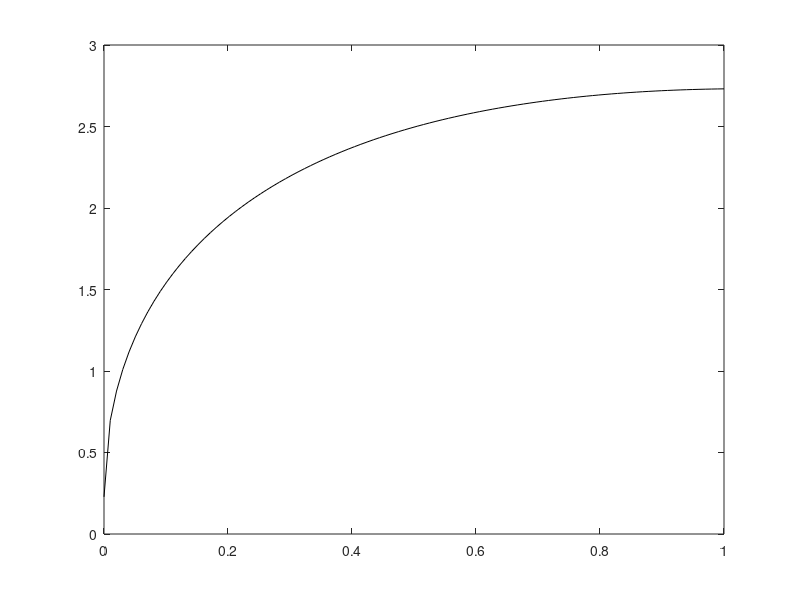

Write the MATLAB code that produced this figure. (Note: this script raises an error after producing the figure.)
% ------------------------------------------------------------------------
% Script name: Functions for evaporation Module in DRUTES
% Purpose of script: Debugging the Evaporation module in Drutes
% Author: Juliana Arbelaez Gaviria
% Date Created: 2020-01-14
% Copyright (c) Juliana Arbelaez Gaviria, 2020
% Email: arbelaez@fzp.czu.cz
% ------------------------------------------------------------------------
% Notes:Debugging the Evaporation Module of Drutes
% ------------------------------------------------------------------------
%%Auxiliar functions of the Model

%Relative Humidity [-]
%temperature[K]
T = linspace(273.15, 373.15);
h = linspace(-100,0);
[T,h] = meshgrid(T,h);
MolWat = 0.018615;
gravity = 9.18;
R_gas = 8.314;
rh_fnc = @(T,h) exp ((h.*MolWat.*gravity)./(R_gas.*T));
rh = rh_fnc(T,h);
mesh(T, h, rh)

%%
%Saturated vapor density [kg/m^3]
%temp [°C]
%temp = linspace(0,100);
temp = 25;
T = temp + 273.15;
rho_sv_fnc = @(T) 1e-3.*(exp(31.3716 - (6014.79./T) - 7.92495e-3.*T))./T;
rho_sv = rho_sv_fnc(T)
plot(temp, rho_sv,'k');

%%
%Derivative Saturated vapor density [kg/m^3 K]
%temp [°C]
temp = linspace(1,100);
T = temp + 273.15;
drho_sv_dT_fnc = @(T) exp(- 7.92495e-3.*T - (6014.79./T)).*((-3.33818e8.*T - 4.2122e10).*T + 2.53357e14).*(1./T.^3);
drho_sv_dT = drho_sv_dT_fnc(T);
plot(temp, drho_sv_dT,'k')
%%
%Water liquid density[kg/m^3]
%temp [°C]
T = linspace(1,100);
rho_l_fnc = @(T) (1000.0 - 7.37e-3*(T - 4.0).^2 + 3.79e-5*(T -4.0).^3);
rho_l = rho_l_fnc(T);
plot(T, rho_l,'k')
%%
%Specific Latent heat  [Jkg^-1]
%temp [°C]
temp = linspace(1,100);
latent_heat_fnc = @(temp) 2.501e-6 - 2369.2*temp;
latent_heat = latent_heat_fnc(temp);
plot(temp, latent_heat, 'k')
%%
%Surface tension [g/s^2]
%temp [°C]
temp = linspace(1,100);
surf_tension_soilwat = 75.6 - 0.1425*temp - 2.38e-4*temp.^2;
plot(temp, surf_tension_soilwat,'k')
%%
%Derivative of Surface tension [g/s^2 ºC]
%temp [°C]
temp = linspace(1,100);
dsurf_tension_soilwat_dT_fnc = @(temp) (- 0.1425 - 4.76e-4*temp);
dsurf_tension_soilwat_dT = dsurf_tension_soilwat_dT_fnc(temp);
plot(temp,dsurf_tension_soilwat_dT,'k')
%%
%thermal conductivity  [Wm^-1 C°^-1]]
%theta_l [-]
b1 = 0.228;
b2 = -2.406;
b3 = 4.909;
theta_l = linspace(0,1);
thermal_conduc  = @(theta_l) b1 + b2*theta_l + b3*theta_l.^0.5;
kappa = thermal_conduc(theta_l);
plot(theta_l, kappa,'k')
%%
%Vapor Difussivity in soil  [m^2/s]
%theta_l [-]
theta_l = linspace(0,1);
temp = linspace(1,100);
T = temp + 273.15;
theta_air = 1 - theta_l;
%theta_sat = 0.5;
tor = tortuosity(theta_air);
vapor_diff_air = vapor_diff_air_fnc(T);
vapor_diff_soil = tor.*theta_air.*vapor_diff_air;
plot(theta_l,vapor_diff_soil,'k')
%%
%Tortuosity factor in gaseous phase [-]
%theta_l [-]
theta_l = linspace(0,1);
theta_air = 1 - theta_l;
theta_sat = 0.5;
tortuosity = @(theta_air) ((theta_air).^(7/3))./ (theta_sat.^2);
tor = tortuosity(theta_air);
plot(theta_l,tor,'k')
%%
%Vapor Difussivity in air  [m^2/s]
%temp [°C]
temp = linspace(1,100);
T = temp + 273.15;
vapor_diff_air_fnc =  @(T) (2.12e-5 * (T./273.15).^2);
vapor_diff_air = vapor_diff_air_fnc(T);
plot(theta_l,vapor_diff_air,'k')
%%
%Enhacement Factor [-]
%theta_l [-]
theta_l = linspace(0,1);
theta_sat = 0.5;
f_c = 0.02;
const = 1 + (2.6/sqrt(f_c));
tmp = exp(-(const * (theta_l./theta_sat)).^4);
enhancement_factor_fnc  = @(theta_l) (9.5 + 3.0*(theta_l./theta_sat) -8.5.*tmp);
enhancement_factor = enhancement_factor_fnc(theta_l);
plot(theta_l,enhancement_factor,'k')
%%
% Water vapor content [-]
theta_l = linspace(0,1);
temp = linspace(0,100);
T = temp + 273.15;
rho_sv = rho_sv_fnc(T) ;
h = linspace(-100,0);
rho_l = rho_l_fnc(temp) ;
rh_soil = rh_fnc(T,h);
theta_vapor = (1 - theta_l).*rho_sv.*rh_soil.*(1.0./rho_l);
plot(temp,theta_vapor,'k')
%%
%Isothermal vapor hydarulic conductivity
temp = linspace(0,100);
T = temp + 273.15;
theta_l = linspace(0,1);
h = linspace(-100,0);
theta_air = 1 - theta_l;
[T,h] = meshgrid(T,h);
rh_soil = rh_fnc(T,h);
rho_sv = rho_sv_fnc(T);
rho_l = rho_l_fnc(temp);
vapor_diff_air = vapor_diff_air_fnc(T);
vapor_diff_soil = tor.*theta_air.*vapor_diff_air;
hydraulic_vh = (vapor_diff_soil./rho_l).*rho_sv.*((MolWat.*gravity)./(R_gas.*T)).*rh_soil;
mesh(temp,h,hydraulic_vh)
%%
%Thermal vapor hydarulic conductivity
temp = 25;
T = temp + 273.15;
theta_l = 0.4;
h= -0.15;
theta_air = 1 - theta_l;

rh_soil = rh_fnc(T,h);
rho_sv = rho_sv_fnc(T);
rho_l = rho_l_fnc(temp);
factor = enhancement_factor_fnc(theta_l);
drho_sv_dT = drho_sv_dT_fnc(T);
hydraulic_vT = (vapor_diff_soil./rho_l).*factor.*drho_sv_dT.*rh_soil
%mesh(temp,h,hydraulic_vT)
%%
% Nonthermal liquid hydraulic conductivity
h = linspace(-100,0);
n = 2.73; 
m = 0.63;  
a = 1e-1;
k_sat =  7.128;
hydraulic_lh_fnc = @(h) k_sat.*(1 -(-(a.*h)).^(m*n)./(1 + (-(a.*h)).^n).^m).^2./(1 + (-(a.*h)).^n).^(m/2);
hydraulic_lh = hydraulic_lh_fnc(h);
plot(h,hydraulic_lh)
%%
% Thermal liquid hydraulic conductivity
h = linspace(-100,0);
temp = linspace(1,100);
[temp,h] = meshgrid(temp,h);
dsurf_tension_soilwat_dT = dsurf_tension_soilwat_dT_fnc(temp);
GwT = 7;
gamma_0 = 71.89;
hydraulic_lh = hydraulic_lh_fnc(h);
hydraulic_lT = hydraulic_lh.*h.*GwT.*(1/gamma_0)*dsurf_tension_soilwat_dT; 
mesh(temp,h,hydraulic_lT)
%%
%Derivative of Nonthermal liquid hydraulic conductivity
h = linspace(-100,0);
n = 2.73; 
m = 0.63;  
a = 1e-1;
k_sat =  7.128;
dmualem_dh_fnc = @(h) k_sat.*(((a.*(-(a.*h)).^(-1 + n).*(1 + (-(a.*h)).^n).^(-1 - m./2.0).*(1 - (-(a.*h)).^(m.*n)/(1 + ...
(-(a.*h)).^n).^m).^2*m*n)./2.0 + ...
(2.*(1 - (-(a.*h)).^(m*n)./(1 + (-(a.*h)).^n).^m).* ...
(-(a.*(-(a.*h)).^(-1 + n + m.*n).*(1 + (-(a.*h)).^n).^(-1 - m).*m.*n) + ...
(a*(-(a.*h)).^(-1 + m*n)*m*n)/(1 + (-(a.*h)).^n).^m))./ ...
(1 + (-(a.*h)).^n).^(m./2.0)));
dmualem_dh = dmualem_dh_fnc(h);
plot(h,dmualem_dh)
%%
%convection_T 
h = linspace(-100,0);
n = 2.73; 
m = 0.63;  
a = 1e-1;
k_sat =  7.128;
temp = linspace(1,100);
rho_l = rho_l_fnc(temp);
C_liq = 4188;
dmualem_dh = dmualem_dh_fnc(h);
convection_T = C_liq.*rho_l.*temp.*dmualem_dh;
plot(temp, convection_T)
%%
%difussion_hT
h = linspace(-100,0);
temp = linspace(1,100);
T = temp + 273.15;
[temp,h] = meshgrid(temp,h);
dsurf_tension_soilwat_dT = dsurf_tension_soilwat_dT_fnc(temp);
hydraulic_lh = hydraulic_lh_fnc(h);
hydraulic_lT = hydraulic_lh.*h.*GwT.*(1/gamma_0)*dsurf_tension_soilwat_dT;
rh_soil = rh_fnc(T,h);
rho_sv = rho_sv_fnc(T);
rho_l = rho_l_fnc(temp);
factor = enhancement_factor_fnc(theta_l);
drho_sv_dT = drho_sv_dT_fnc(T);
hydraulic_vT = (vapor_diff_soil./rho_l).*factor.*drho_sv_dT.*rh_soil;
difussion_hT = hydraulic_lT + hydraulic_vT;
mesh(temp,h,difussion_hT)
%%
%difussion_hh
h = linspace(-100,0);
hydraulic_lh = hydraulic_lh_fnc(h);
theta_air = 1 - theta_l;
temp = linspace(1,100);
T = temp + 273.15;
[temp,h] = meshgrid(temp,h);
rh_soil = rh_fnc(T,h);
rho_sv = rho_sv_fnc(T);
rho_l = rho_l_fnc(temp);
vapor_diff_air = vapor_diff_air_fnc(T);
vapor_diff_soil = tor.*theta_air.*vapor_diff_air;
hydraulic_vh = (vapor_diff_soil./rho_l).*rho_sv.*((MolWat.*gravity)./(R_gas.*T)).*rh_soil;
difussion_hh = hydraulic_lh + hydraulic_vh;
mesh(temp,h,difussion_hh)
%%
% capacity_T
C_liq = 4188; 
C_vap = 1800;
C_soil =  1920;
rho_soil = 2650;
h = linspace(-100,0);
temp = linspace(1,100);
T = temp + 273.15;
rh_soil = rh_fnc(T,h);
rho_sv = rho_sv_fnc(T);
rho_l = rho_l_fnc(temp);
capacity_T = rho_l.*C_liq + rho_sv.*rh_soil.*C_vap + rho_soil*C_soil;
[temp,h] = meshgrid(temp,h);
mesh(temp,h,capacity_T)
%%
%difussion_TT
matrix = ones(100);
theta_l = linspace(0,1);
kappa = thermal_conduc(theta_l);
C_liq = 4188; 
C_vap = 1800;
h = linspace(-100,0);
temp = linspace(1,100);
T = temp + 273.15;
rh_soil = rh_fnc(T,h);
rho_sv = rho_sv_fnc(T);
rho_l = rho_l_fnc(temp);
drho_sv_dT = drho_sv_dT_fnc(T);
vapor_diff_air = vapor_diff_air_fnc(T);
vapor_diff_soil = tor.*theta_air.*vapor_diff_air;
factor = enhancement_factor_fnc(theta_l);
dsurf_tension_soilwat_dT = dsurf_tension_soilwat_dT_fnc(temp);
GwT = 7;
gamma_0 = 71.89;
hydraulic_lh = hydraulic_lh_fnc(h);
hydraulic_lT = hydraulic_lh.*h.*GwT.*(1/gamma_0).*dsurf_tension_soilwat_dT;
Latent = latent_heat_fnc(temp);
hydraulic_vT = (vapor_diff_soil./rho_l).*factor.*drho_sv_dT.*rh_soil;
difussion_TT = kappa.*matrix + C_vap.*rho_sv.*rh_soil.*T.*hydraulic_vT + ...
    C_liq.*rho_l.*T.*hydraulic_lT + Latent.*rho_l.*hydraulic_vT;
[temp,h] = meshgrid(temp,h);
mesh(temp,h,difussion_TT)
%%
%difussion_Th
C_liq = 4188; 
C_vap = 1800;
temp = linspace(1,100);
h = linspace(-100,0);
T = temp + 273.15;
[temp,h] = meshgrid(temp,h);
rho_l = rho_l_fnc(temp);
rh_soil = rh_fnc(T,h);
rho_sv = rho_sv_fnc(T);
Latent = latent_heat_fnc(temp);
vapor_diff_air = vapor_diff_air_fnc(T);
vapor_diff_soil = tor.*theta_air.*vapor_diff_air;
hydraulic_lh = hydraulic_lh_fnc(h);
hydraulic_vh = (vapor_diff_soil./rho_l).*rho_sv.*((MolWat.*gravity)./(R_gas.*T)).*rh_soil;
difussion_Th = rho_l.*C_liq.*T.*hydraulic_lh + ...
rho_sv.*rh_soil.*C_vap.*T.*hydraulic_vh +  hydraulic_vh.*Latent.*rho_l;
% plot(temp,difussion_Th)
mesh(temp,h,difussion_Th)
%%
%Capacity_h
theta_r = 0.0625; 
theta_sat = 0.5; 
h = linspace(-100,0);
n = 2.73; 
m = 0.63;  
a = 1e-1;
Capacity_h = a*m*n*(-theta_r + theta_sat).*(-(a.*h)).^(-1 + n).*(1 + (-(a.*h)).^n).^(-1 - m);
plot(h,Capacity_h)
%% 
%Vapor pressure
temp = linspace(1,100);
e = @(temp) 0.6108.*exp(17.27*temp./(temp + 237.3));
vapor_pressure = e(temp);
plot(temp, vapor_pressure, 'k')